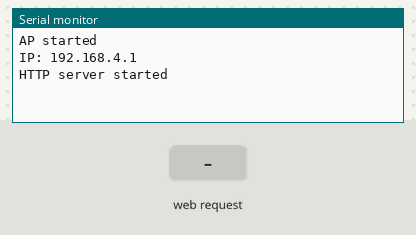
Recording of a sketch running on a simulated ESP8266 (NodeMCU). Shown: the last lines printed to the serial monitor. The inputs (shaded band) are chosen by the test bench.

Above: at 1.2 s.
1.3 s: HTTP request GET /auto received
At 2.2 s:
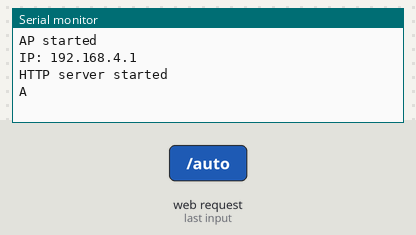
2.8 s: HTTP request GET /servo?S=1&angle=1 received
At 3.3 s:
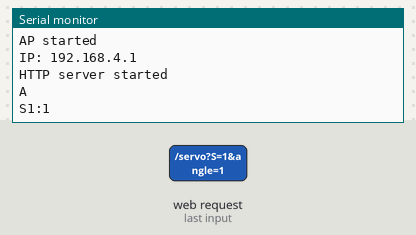

Measured:
- after the input at 1.3 s, the serial monitor: prints a new line at once (image 1)
- after the input at 2.8 s, the serial monitor: prints a new line at once (image 2)

The sketch:

sketch_mar4a.ino
```cpp
#include <ESP8266WiFi.h>
#include <ESP8266WebServer.h>

ESP8266WebServer server(80);

void setup() {
  Serial.begin(9600);

  // Start Wi-Fi AP (no password)
  WiFi.softAP("ESP8285_RoboticArm");

  Serial.println("AP started");
  Serial.print("IP: ");
  Serial.println(WiFi.softAPIP());

  // Main page
  server.on("/", []() {
    String html = "<!DOCTYPE html><html><head><title>IOT Robotic Arm</title>"
                  "<style>body{background-color:black;color:white;text-align:center;font-family:Arial;}"
                  "h1{color:#00ffcc;} .slider{width:300px;}</style></head><body>"
                  "<h1>🤖 IOT Robotic Arm</h1>"
                  "<p>Servo 1 <input type='range' min='0' max='180' value='90' class='slider' "
                  "onchange=\"fetch('/servo?S=1&angle='+this.value)\"></p>"
                  "<p>Servo 2 <input type='range' min='0' max='180' value='90' class='slider' "
                  "onchange=\"fetch('/servo?S=2&angle='+this.value)\"></p>"
                  "<p>Servo 3 <input type='range' min='0' max='180' value='90' class='slider' "
                  "onchange=\"fetch('/servo?S=3&angle='+this.value)\"></p>"
                  "<p>Servo 4 <input type='range' min='0' max='180' value='90' class='slider' "
                  "onchange=\"fetch('/servo?S=4&angle='+this.value)\"></p>"
                  "<br><button style='padding:10px 20px;font-size:16px;background:#00ffcc;color:black;' "
                  "onclick=\"fetch('/auto')\">Automode</button>"
                  "</body></html>";
    server.send(200, "text/html", html);
  });

  // Servo route
  server.on("/servo", []() {
    if (server.hasArg("S") && server.hasArg("angle")) {
      String servoID = server.arg("S");
      String angle = server.arg("angle");
      String cmd = "S" + servoID + ":" + angle;
      Serial.println(cmd);  // Send to UART for ATmega32
      server.send(200, "text/plain", "Command sent: " + cmd);
    } else {
      server.send(400, "text/plain", "Missing parameters");
    }
  });

  // Automode route
  server.on("/auto", []() {
    Serial.println("A");  // Send char 'A'
    server.send(200, "text/plain", "Automode activated");
  });

  server.begin();
  Serial.println("HTTP server started");
}

void loop() {
  server.handleClient();
}
```
